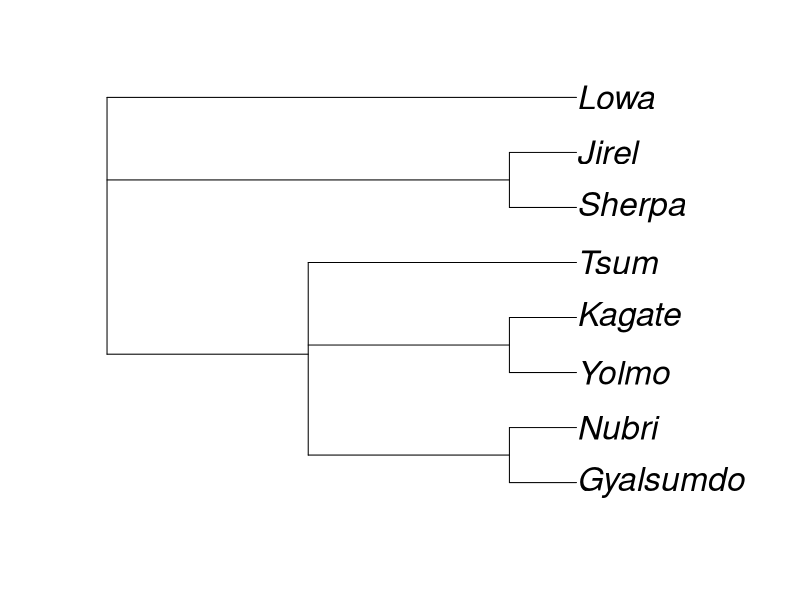
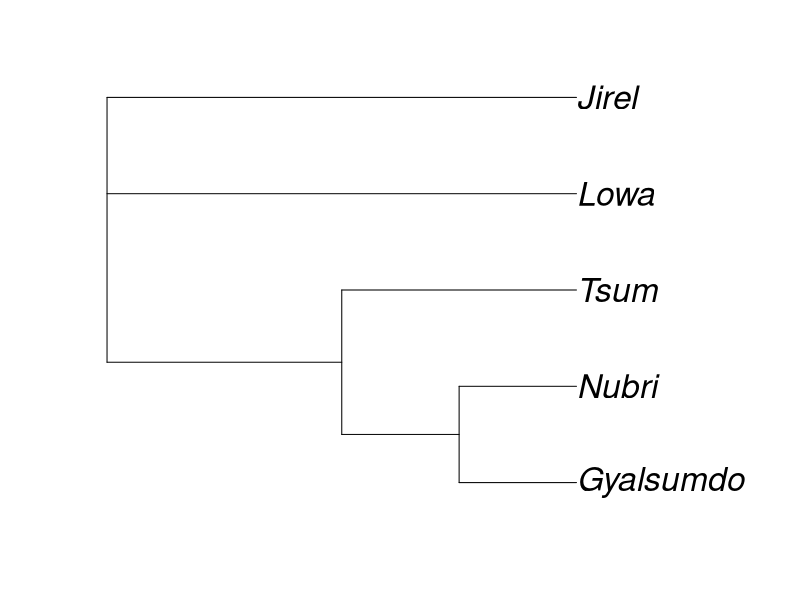

R code for these plots, in order:
library(ape)


glottologTree = read.tree(text="(((Gyalsumdo,Nubri),Tsum,(Yolmo,Kagate)),Lowa,(Sherpa,Jirel));")
glottologTree = ladderize(glottologTree)
plot(glottologTree,cex=2)


tree5 = read.tree(text="(((Gyalsumdo,Nubri),Tsum),Lowa,Jirel);")

plot(tree5,cex=2)
